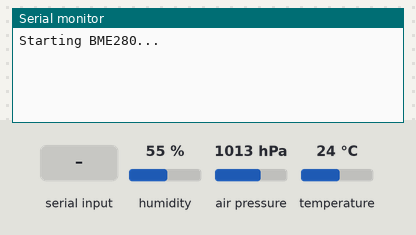
Simulated run of this sketch. Board: Arduino Uno, built with avr-gcc and run on an emulated ATmega328P. Parts: the last lines printed to the serial monitor. Inputs (shaded band) come from the test bench; at power-on: humidity 55 %, air pressure 1013 hPa, temperature 24 °C.

Above: at 1.2 s.
1.3 s: "1" received over the second serial link
At 2.9 s:
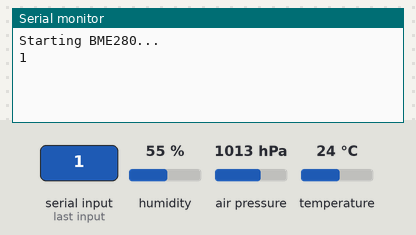
3.6 s: "0" received over the second serial link
At 5.7 s:
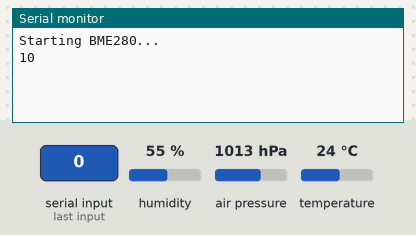

The sketch:

BME280-HC-12_Tx.ino
```cpp
/*    Arduino Capteur BME280 -> HC-12
      Tx = Arduino Micro - Rx = Arduino Uno
*/

#include <SoftwareSerial.h>
#include "SparkFunBME280.h"
BME280 bme280;
SoftwareSerial HC12(10, 11); // HC-12 TX Pin 10, HC-12 RX Pin 11

void setup() {
  Serial.begin(115200);             // Serial port to computer
  HC12.begin(9600);               // Serial port to HC12
  //configuration du capteur
  bme280.settings.commInterface = I2C_MODE;
  bme280.settings.I2CAddress = 0x76;
  bme280.settings.runMode = 3;
  bme280.settings.tStandby = 3;
  bme280.settings.filter = 3;
  bme280.settings.tempOverSample = 5;
  bme280.settings.pressOverSample = 5;
  bme280.settings.humidOverSample = 5;
  Serial.println("Starting BME280... ");
  delay(10);  // attente de la mise en route du capteur. 2 ms minimum
  // chargement de la configuration du capteur
  bme280.begin();

}

void loop() {

  // DEBUT boucle HC-12
  while (HC12.available()) {        // If HC-12 has data
    Serial.write(HC12.read());      // Send the data to Serial monitor
  }
  while (Serial.available()) {      // If Serial monitor has data
    HC12.write(Serial.read());      // Send that data to HC-12
  }
  // FIN boucle HC-12

  //Affichages :
  HC12.print("Température: ");
  HC12.print(bme280.readTempC(), 1);
  HC12.print(" °C");
  HC12.print("\t Pression: ");
  HC12.print(bme280.readFloatPressure() / 100.0F, 1);
  HC12.print(" HPa");
  HC12.print("\t humidité relative : ");
  HC12.print(bme280.readFloatHumidity(), 1);
  HC12.println(" %");
  delay(1000);

}
```

Measured:
- after the input at 1.3 s, the serial monitor: prints a new line after 0.88 s (image 1)
- after the input at 3.6 s, the serial monitor: prints a new line after 0.74 s (image 2)
